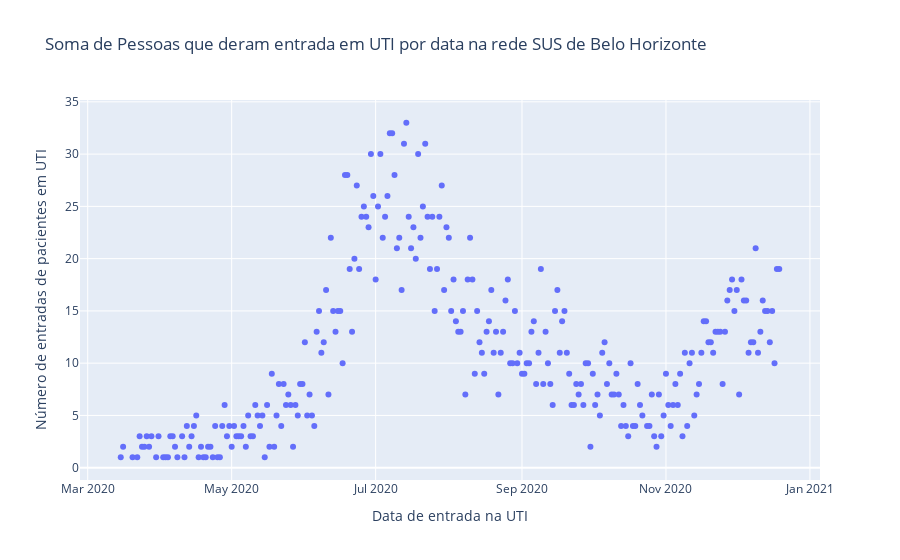

Notebook code for this chart:
### Code cell
plot_graph(df_bh_uti, 'DT_ENTUTI', 'SUM', 'Soma de Pessoas que deram entrada em UTI por data na rede SUS de Belo Horizonte', 'Data de entrada na UTI', 'Número de entradas de pacientes em UTI')

### Figure 1 — Plotly figure (JSON) as saved in the notebook; plotly's stock layout.template omitted (floating-point values rounded to 4 significant figures; data arrays with more than 128 entries replaced by an {"elided": "..."} marker saying what was removed)
{"data": [{"mode": "markers", "type": "scatter", "x": {"elided": "272 str values"}, "y": {"elided": "272 int values"}}], "layout": {"title": {"text": "Soma de Pessoas que deram entrada em UTI por data na rede SUS de Belo Horizonte"}, "xaxis": {"title": {"text": "Data de entrada na UTI"}}, "yaxis": {"title": {"text": "Número de entradas de pacientes em UTI"}}}}
